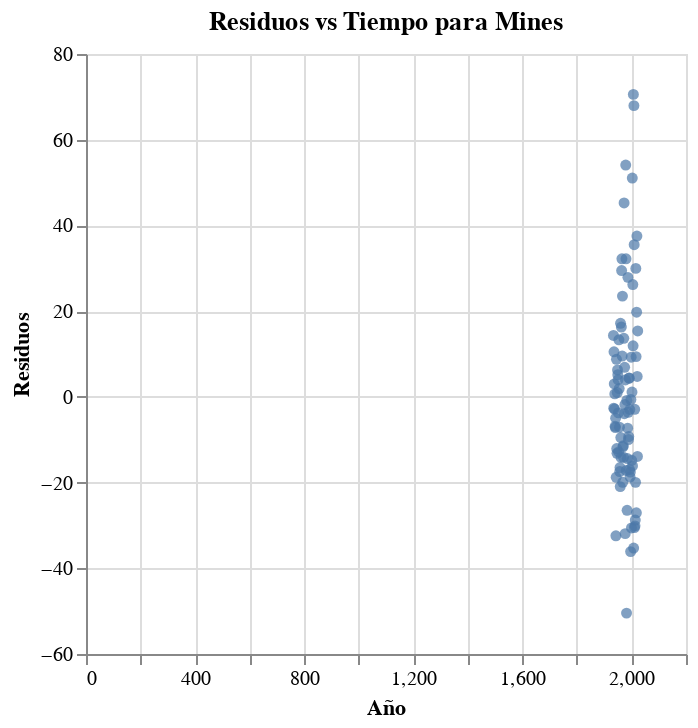

Notebook cell for this chart:
### Code cell
chart

### Figure 1 — Vega-Lite specification as saved in the notebook (floating-point values rounded to 4 significant figures)
{"config": {"view": {"continuousWidth": 300, "continuousHeight": 300}}, "data": {"name": "data-9c5246ea3d1148686ae25d76d11eb2f4"}, "mark": {"type": "circle"}, "encoding": {"tooltip": [{"field": "year", "type": "quantitative"}, {"field": "residuals", "type": "quantitative"}], "x": {"field": "year", "title": "Año", "type": "quantitative"}, "y": {"field": "residuals", "title": "Residuos", "type": "quantitative"}}, "params": [{"name": "param_36", "select": {"type": "interval", "encodings": ["x", "y"]}, "bind": "scales"}], "title": "Residuos vs Tiempo para Mines", "$schema": "https://vega.github.io/schema/vega-lite/v5.20.1.json", "datasets": {"data-9c5246ea3d1148686ae25d76d11eb2f4": [{"year": 1934, "const": 1.0, "industry": "_mines", "Num_firms": 13, "weighted_returns": 0.49, "market_returns": -26.29, "risk_free_rate": 0.23, "excess_returns": 0.26, "excess_market_returns": -26.52, "expected_returns": -14.07, "residuals": 14.33}, {"year": 1935, "const": 1.0, "industry": "_mines", "Num_firms": 15, "weighted_returns": 36.95, "market_returns": 52.56, "risk_free_rate": 0.15, "excess_returns": 36.8, "excess_market_returns": 52.41, "expected_returns": 39.44, "residuals": -2.639}, {"year": 1936, "const": 1.0, "industry": "_mines", "Num_firms": 17, "weighted_returns": 39.96, "market_returns": 39.05, "risk_free_rate": 0.12, "excess_returns": 39.84, "excess_market_returns": 38.93, "expected_returns": 29.33, "residuals": 10.51}, {"year": 1937, "const": 1.0, "industry": "_mines", "Num_firms": 17, "weighted_returns": -18.99, "market_returns": -35.69, "risk_free_rate": 0.11, "excess_returns": -19.1, "excess_market_returns": -35.8, "expected_returns": -22.11, "residuals": 3.014}, {"year": 1938, "const": 1.0, "industry": "_mines", "Num_firms": 19, "weighted_returns": 18.7, "market_returns": 28.8, "risk_free_rate": 0.03, "excess_returns": 18.67, "excess_market_returns": 28.77, "expected_returns": 21.51, "residuals": -2.844}, {"year": 1939, "const": 1.0, "industry": "_mines", "Num_firms": 18, "weighted_returns": -4.21, "market_returns": -10.22, "risk_free_rate": 0.04, "excess_returns": -4.25, "excess_market_returns": -10.26, "expected_returns": -4.943, "residuals": 0.6933}, {"year": 1940, "const": 1.0, "industry": "_mines", "Num_firms": 19, "weighted_returns": -4.77, "market_returns": 0.57, "risk_free_rate": 0.02, "excess_returns": -4.79, "excess_market_returns": 0.55, "expected_returns": 2.086, "residuals": -6.876}, {"year": 1941, "const": 1.0, "industry": "_mines", "Num_firms": 19, "weighted_returns": -4.56, "market_returns": 1.15, "risk_free_rate": 0.33, "excess_returns": -4.89, "excess_market_returns": 0.82, "expected_returns": 2.272, "residuals": -7.162}, {"year": 1942, "const": 1.0, "industry": "_mines", "Num_firms": 19, "weighted_returns": 15.48, "market_returns": 27.08, "risk_free_rate": 0.38, "excess_returns": 15.1, "excess_market_returns": 26.7, "expected_returns": 20.09, "residuals": -4.989}, {"year": 1943, "const": 1.0, "industry": "_mines", "Num_firms": 19, "weighted_returns": 13.42, "market_returns": 63.94, "risk_free_rate": 0.38, "excess_returns": 13.04, "excess_market_returns": 63.56, "expected_returns": 45.46, "residuals": -32.42}, {"year": 1944, "const": 1.0, "industry": "_mines", "Num_firms": 19, "weighted_returns": 17.45, "market_returns": 49.97, "risk_free_rate": 0.38, "excess_returns": 17.07, "excess_market_returns": 49.59, "expected_returns": 35.85, "residuals": -18.78}, {"year": 1945, "const": 1.0, "industry": "_mines", "Num_firms": 19, "weighted_returns": 44.58, "market_returns": 49.38, "risk_free_rate": 0.38, "excess_returns": 44.2, "excess_market_returns": 49.0, "expected_returns": 35.44, "residuals": 8.759}, {"year": 1946, "const": 1.0, "industry": "_mines", "Num_firms": 19, "weighted_returns": -13.84, "market_returns": -5.24, "risk_free_rate": 0.38, "excess_returns": -14.22, "excess_market_returns": -5.62, "expected_returns": -2.161, "residuals": -12.06}, {"year": 1947, "const": 1.0, "industry": "_mines", "Num_firms": 19, "weighted_returns": -3.87, "market_returns": 10.62, "risk_free_rate": 0.95, "excess_returns": -4.82, "excess_market_returns": 9.67, "expected_returns": 8.365, "residuals": -13.18}, {"year": 1948, "const": 1.0, "industry": "_mines", "Num_firms": 19, "weighted_returns": 6.8, "market_returns": 5.41, "risk_free_rate": 1.16, "excess_returns": 5.64, "excess_market_returns": 4.25, "expected_returns": 4.633, "residuals": 1.007}, {"year": 1949, "const": 1.0, "industry": "_mines", "Num_firms": 19, "weighted_returns": 18.41, "market_returns": 14.65, "risk_free_rate": 1.1, "excess_returns": 17.31, "excess_market_returns": 13.55, "expected_returns": 11.04, "residuals": 6.274}, {"year": 1950, "const": 1.0, "industry": "_mines", "Num_firms": 19, "weighted_returns": 42.29, "market_returns": 50.82, "risk_free_rate": 1.34, "excess_returns": 40.95, "excess_market_returns": 49.48, "expected_returns": 35.77, "residuals": 5.178}, {"year": 1951, "const": 1.0, "industry": "_mines", "Num_firms": 19, "weighted_returns": 18.1, "market_returns": 17.23, "risk_free_rate": 1.73, "excess_returns": 16.37, "excess_market_returns": 15.5, "expected_returns": 12.38, "residuals": 3.992}, {"year": 1952, "const": 1.0, "industry": "_mines", "Num_firms": 18, "weighted_returns": 4.43, "market_returns": 7.84, "risk_free_rate": 2.09, "excess_returns": 2.34, "excess_market_returns": 5.75, "expected_returns": 6.079, "residuals": -3.739}, {"year": 1953, "const": 1.0, "industry": "_mines", "Num_firms": 18, "weighted_returns": -15.15, "market_returns": -7.13, "risk_free_rate": 1.6, "excess_returns": -16.75, "excess_market_returns": -8.73, "expected_returns": -3.89, "residuals": -12.86}, {"year": 1954, "const": 1.0, "industry": "_mines", "Num_firms": 18, "weighted_returns": 60.94, "market_returns": 65.59, "risk_free_rate": 1.15, "excess_returns": 59.79, "excess_market_returns": 64.44, "expected_returns": 46.48, "residuals": 13.31}, {"year": 1955, "const": 1.0, "industry": "_mines", "Num_firms": 19, "weighted_returns": 20.29, "market_returns": 23.02, "risk_free_rate": 2.54, "excess_returns": 17.75, "excess_market_returns": 20.48, "expected_returns": 15.81, "residuals": 1.943}, {"year": 1956, "const": 1.0, "industry": "_mines", "Num_firms": 19, "weighted_returns": -1.57, "market_returns": 4.08, "risk_free_rate": 3.21, "excess_returns": -4.78, "excess_market_returns": 0.87, "expected_returns": 2.306, "residuals": -7.086}, {"year": 1957, "const": 1.0, "industry": "_mines", "Num_firms": 17, "weighted_returns": -25.12, "market_returns": -16.24, "risk_free_rate": 3.04, "excess_returns": -28.16, "excess_market_returns": -19.28, "expected_returns": -10.74, "residuals": -17.42}, {"year": 1958, "const": 1.0, "industry": "_mines", "Num_firms": 16, "weighted_returns": 39.64, "market_returns": 76.0, "risk_free_rate": 2.77, "excess_returns": 36.87, "excess_market_returns": 73.23, "expected_returns": 53.36, "residuals": -16.49}, {"year": 1959, "const": 1.0, "industry": "_mines", "Num_firms": 16, "weighted_returns": -6.76, "market_returns": 14.29, "risk_free_rate": 4.49, "excess_returns": -11.25, "excess_market_returns": 9.8, "expected_returns": 9.692, "residuals": -20.94}, {"year": 1960, "const": 1.0, "industry": "_mines", "Num_firms": 14, "weighted_returns": 18.01, "market_returns": -5.25, "risk_free_rate": 2.25, "excess_returns": 15.76, "excess_market_returns": -7.5, "expected_returns": -1.393, "residuals": 17.15}, {"year": 1961, "const": 1.0, "industry": "_mines", "Num_firms": 16, "weighted_returns": 10.66, "market_returns": 23.82, "risk_free_rate": 2.6, "excess_returns": 8.06, "excess_market_returns": 21.22, "expected_returns": 17.55, "residuals": -9.494}, {"year": 1962, "const": 1.0, "industry": "_mines", "Num_firms": 17, "weighted_returns": -14.41, "market_returns": -5.39, "risk_free_rate": 2.87, "excess_returns": -17.28, "excess_market_returns": -8.26, "expected_returns": -3.154, "residuals": -14.13}, {"year": 1963, "const": 1.0, "industry": "_mines", "Num_firms": 30, "weighted_returns": 34.7, "market_returns": 29.26, "risk_free_rate": 3.52, "excess_returns": 31.18, "excess_market_returns": 25.74, "expected_returns": 14.89, "residuals": 16.29}, {"year": 1964, "const": 1.0, "industry": "_mines", "Num_firms": 28, "weighted_returns": 41.64, "market_returns": 18.86, "risk_free_rate": 3.84, "excess_returns": 37.8, "excess_market_returns": 15.02, "expected_returns": 8.335, "residuals": 29.46}, {"year": 1965, "const": 1.0, "industry": "_mines", "Num_firms": 29, "weighted_returns": 47.05, "market_returns": 23.08, "risk_free_rate": 4.38, "excess_returns": 42.67, "excess_market_returns": 18.7, "expected_returns": 10.46, "residuals": 32.21}, {"year": 1966, "const": 1.0, "industry": "_mines", "Num_firms": 30, "weighted_returns": 1.79, "market_returns": -9.36, "risk_free_rate": 4.96, "excess_returns": -3.17, "excess_market_returns": -14.32, "expected_returns": -12.69, "residuals": 9.519}, {"year": 1967, "const": 1.0, "industry": "_mines", "Num_firms": 29, "weighted_returns": 53.28, "market_returns": 44.51, "risk_free_rate": 4.97, "excess_returns": 48.31, "excess_market_returns": 39.54, "expected_returns": 24.8, "residuals": 23.51}, {"year": 1968, "const": 1.0, "industry": "_mines", "Num_firms": 27, "weighted_returns": 6.85, "market_returns": 38.52, "risk_free_rate": 5.96, "excess_returns": 0.89, "excess_market_returns": 32.56, "expected_returns": 20.82, "residuals": -19.93}, {"year": 1969, "const": 1.0, "industry": "_mines", "Num_firms": 27, "weighted_returns": -22.96, "market_returns": -17.64, "risk_free_rate": 7.82, "excess_returns": -30.78, "excess_market_returns": -25.46, "expected_returns": -19.12, "residuals": -11.66}, {"year": 1970, "const": 1.0, "industry": "_mines", "Num_firms": 29, "weighted_returns": -4.53, "market_returns": 11.25, "risk_free_rate": 4.87, "excess_returns": -9.4, "excess_market_returns": 6.38, "expected_returns": 1.975, "residuals": -11.37}, {"year": 1971, "const": 1.0, "industry": "_mines", "Num_firms": 27, "weighted_returns": -1.51, "market_returns": 18.78, "risk_free_rate": 4.01, "excess_returns": -5.52, "excess_market_returns": 14.77, "expected_returns": 8.576, "residuals": -14.1}, {"year": 1972, "const": 1.0, "industry": "_mines", "Num_firms": 25, "weighted_returns": 22.44, "market_returns": 11.58, "risk_free_rate": 5.07, "excess_returns": 17.37, "excess_market_returns": 6.51, "expected_returns": 3.714, "residuals": 13.66}, {"year": 1973, "const": 1.0, "industry": "_mines", "Num_firms": 33, "weighted_returns": 33.63, "market_returns": -14.33, "risk_free_rate": 7.45, "excess_returns": 26.18, "excess_market_returns": -21.78, "expected_returns": -19.06, "residuals": 45.24}, {"year": 1974, "const": 1.0, "industry": "_mines", "Num_firms": 33, "weighted_returns": -23.41, "market_returns": -25.61, "risk_free_rate": 7.15, "excess_returns": -30.56, "excess_market_returns": -32.76, "expected_returns": -26.62, "residuals": -3.939}, {"year": 1975, "const": 1.0, "industry": "_mines", "Num_firms": 31, "weighted_returns": 38.43, "market_returns": 48.07, "risk_free_rate": 5.44, "excess_returns": 32.99, "excess_market_returns": 42.63, "expected_returns": 26.11, "residuals": 6.884}, {"year": 1976, "const": 1.0, "industry": "_mines", "Num_firms": 26, "weighted_returns": 34.93, "market_returns": 53.1, "risk_free_rate": 4.35, "excess_returns": 30.58, "excess_market_returns": 48.75, "expected_returns": 32.38, "residuals": -1.801}, {"year": 1977, "const": 1.0, "industry": "_mines", "Num_firms": 31, "weighted_returns": -24.71, "market_returns": 12.43, "risk_free_rate": 6.07, "excess_returns": -30.78, "excess_market_returns": 6.36, "expected_returns": 1.136, "residuals": -31.92}, {"year": 1978, "const": 1.0, "industry": "_mines", "Num_firms": 29, "weighted_returns": 12.78, "market_returns": 12.23, "risk_free_rate": 9.08, "excess_returns": 3.7, "excess_market_returns": 3.15, "expected_returns": -0.2491, "residuals": 3.949}, {"year": 1979, "const": 1.0, "industry": "_mines", "Num_firms": 31, "weighted_returns": 72.96, "market_returns": 26.67, "risk_free_rate": 12.04, "excess_returns": 60.92, "excess_market_returns": 14.63, "expected_returns": 6.829, "residuals": 54.09}, {"year": 1980, "const": 1.0, "industry": "_mines", "Num_firms": 36, "weighted_returns": 44.75, "market_returns": 18.92, "risk_free_rate": 15.49, "excess_returns": 29.26, "excess_market_returns": 3.43, "expected_returns": -2.944, "residuals": 32.2}, {"year": 1981, "const": 1.0, "industry": "_mines", "Num_firms": 37, "weighted_returns": -6.49, "market_returns": 18.9, "risk_free_rate": 10.85, "excess_returns": -17.34, "excess_market_returns": 8.05, "expected_returns": -0.1758, "residuals": -17.16}, {"year": 1982, "const": 1.0, "industry": "_mines", "Num_firms": 37, "weighted_returns": -34.05, "market_returns": 28.55, "risk_free_rate": 7.94, "excess_returns": -41.99, "excess_market_returns": 20.61, "expected_returns": 8.471, "residuals": -50.46}, {"year": 1983, "const": 1.0, "industry": "_mines", "Num_firms": 38, "weighted_returns": 15.79, "market_returns": 28.97, "risk_free_rate": 9.0, "excess_returns": 6.79, "excess_market_returns": 19.97, "expected_returns": 7.618, "residuals": -0.8278}, {"year": 1984, "const": 1.0, "industry": "_mines", "Num_firms": 39, "weighted_returns": -19.16, "market_returns": 16.46, "risk_free_rate": 8.06, "excess_returns": -27.22, "excess_market_returns": 8.4, "expected_returns": -0.7599, "residuals": -26.46}, {"year": 1985, "const": 1.0, "industry": "_mines", "Num_firms": 41, "weighted_returns": 4.81, "market_returns": 35.4, "risk_free_rate": 7.1, "excess_returns": -2.29, "excess_market_returns": 28.3, "expected_returns": 12.11, "residuals": -14.4}, {"year": 1986, "const": 1.0, "industry": "_mines", "Num_firms": 33, "weighted_returns": 8.79, "market_returns": 26.8, "risk_free_rate": 5.53, "excess_returns": 3.26, "excess_market_returns": 21.27, "expected_returns": 10.58, "residuals": -7.315}, {"year": 1987, "const": 1.0, "industry": "_mines", "Num_firms": 33, "weighted_returns": 23.67, "market_returns": -2.82, "risk_free_rate": 5.77, "excess_returns": 17.9, "excess_market_returns": -8.59, "expected_returns": -9.981, "residuals": 27.88}, {"year": 1988, "const": 1.0, "industry": "_mines", "Num_firms": 19, "weighted_returns": 19.22, "market_returns": 27.01, "risk_free_rate": 8.07, "excess_returns": 11.15, "excess_market_returns": 18.94, "expected_returns": 14.75, "residuals": -3.597}, {"year": 1989, "const": 1.0, "industry": "_mines", "Num_firms": 18, "weighted_returns": 14.31, "market_returns": 28.72, "risk_free_rate": 7.63, "excess_returns": 6.68, "excess_market_returns": 21.09, "expected_returns": 16.64, "residuals": -9.959}, {"year": 1990, "const": 1.0, "industry": "_mines", "Num_firms": 20, "weighted_returns": -12.16, "market_returns": -9.15, "risk_free_rate": 6.74, "excess_returns": -18.9, "excess_market_returns": -15.89, "expected_returns": -9.644, "residuals": -9.256}, {"year": 1991, "const": 1.0, "industry": "_mines", "Num_firms": 18, "weighted_returns": 29.26, "market_returns": 31.21, "risk_free_rate": 4.07, "excess_returns": 25.19, "excess_market_returns": 27.14, "expected_returns": 20.8, "residuals": 4.386}, {"year": 1992, "const": 1.0, "industry": "_mines", "Num_firms": 15, "weighted_returns": 26.81, "market_returns": 26.3, "risk_free_rate": 3.22, "excess_returns": 23.59, "excess_market_returns": 23.08, "expected_returns": 19.25, "residuals": 4.343}, {"year": 1993, "const": 1.0, "industry": "_mines", "Num_firms": 12, "weighted_returns": 3.37, "market_returns": 21.49, "risk_free_rate": 3.06, "excess_returns": 0.31, "excess_market_returns": 18.43, "expected_returns": 17.28, "residuals": -16.97}, {"year": 1994, "const": 1.0, "industry": "_mines", "Num_firms": 19, "weighted_returns": -2.32, "market_returns": -4.1, "risk_free_rate": 5.6, "excess_returns": -7.92, "excess_market_returns": -9.7, "expected_returns": -4.97, "residuals": -2.95}, {"year": 1995, "const": 1.0, "industry": "_mines", "Num_firms": 18, "weighted_returns": 16.87, "market_returns": 46.26, "risk_free_rate": 5.14, "excess_returns": 11.73, "excess_market_returns": 41.12, "expected_returns": 30.43, "residuals": -18.7}, {"year": 1996, "const": 1.0, "industry": "_mines", "Num_firms": 15, "weighted_returns": 2.86, "market_returns": 22.56, "risk_free_rate": 4.91, "excess_returns": -2.05, "excess_market_returns": 17.65, "expected_returns": 15.51, "residuals": -17.56}, {"year": 1997, "const": 1.0, "industry": "_mines", "Num_firms": 14, "weighted_returns": -6.26, "market_returns": 35.55, "risk_free_rate": 5.16, "excess_returns": -11.42, "excess_market_returns": 30.39, "expected_returns": 24.69, "residuals": -36.11}, {"year": 1998, "const": 1.0, "industry": "_mines", "Num_firms": 14, "weighted_returns": 9.0, "market_returns": 6.51, "risk_free_rate": 4.39, "excess_returns": 4.61, "excess_market_returns": 2.12, "expected_returns": 5.23, "residuals": -0.6196}, {"year": 1999, "const": 1.0, "industry": "_mines", "Num_firms": 13, "weighted_returns": 16.68, "market_returns": 2.37, "risk_free_rate": 5.2, "excess_returns": 11.48, "excess_market_returns": -2.83, "expected_returns": 2.234, "residuals": 9.246}, {"year": 2000, "const": 1.0, "industry": "_mines", "Num_firms": 15, "weighted_returns": -7.49, "market_returns": 26.05, "risk_free_rate": 5.77, "excess_returns": -13.26, "excess_market_returns": 20.28, "expected_returns": 17.32, "residuals": -30.58}, {"year": 2001, "const": 1.0, "industry": "_mines", "Num_firms": 12, "weighted_returns": 1.19, "market_returns": 15.79, "risk_free_rate": 1.69, "excess_returns": -0.5, "excess_market_returns": 14.1, "expected_returns": 14.3, "residuals": -14.8}, {"year": 2002, "const": 1.0, "industry": "_mines", "Num_firms": 11, "weighted_returns": -17.15, "market_returns": -34.34, "risk_free_rate": 1.19, "excess_returns": -18.34, "excess_market_returns": -35.53, "expected_returns": -19.45, "residuals": 1.113}, {"year": 2003, "const": 1.0, "industry": "_mines", "Num_firms": 9, "weighted_returns": 84.77, "market_returns": 40.1, "risk_free_rate": 0.9, "excess_returns": 83.87, "excess_market_returns": 39.2, "expected_returns": 32.82, "residuals": 51.05}, {"year": 2004, "const": 1.0, "industry": "_mines", "Num_firms": 10, "weighted_returns": 8.25, "market_returns": 26.54, "risk_free_rate": 2.19, "excess_returns": 6.06, "excess_market_returns": 24.35, "expected_returns": 22.18, "residuals": -16.12}, {"year": 2005, "const": 1.0, "industry": "_mines", "Num_firms": 10, "weighted_returns": 43.33, "market_returns": 15.25, "risk_free_rate": 3.89, "excess_returns": 39.44, "excess_market_returns": 11.36, "expected_returns": 13.24, "residuals": 26.2}, {"year": 2006, "const": 1.0, "industry": "_mines", "Num_firms": 10, "weighted_returns": 35.13, "market_returns": 23.66, "risk_free_rate": 4.85, "excess_returns": 30.28, "excess_market_returns": 18.81, "expected_returns": 18.37, "residuals": 11.91}, {"year": 2007, "const": 1.0, "industry": "_mines", "Num_firms": 15, "weighted_returns": 70.95, "market_returns": -5.69, "risk_free_rate": 3.0, "excess_returns": 67.95, "excess_market_returns": -8.69, "expected_returns": -2.625, "residuals": 70.57}, {"year": 2008, "const": 1.0, "industry": "_mines", "Num_firms": 21, "weighted_returns": -55.15, "market_returns": -30.16, "risk_free_rate": 0.03, "excess_returns": -55.18, "excess_market_returns": -30.19, "expected_returns": -19.9, "residuals": -35.28}, {"year": 2009, "const": 1.0, "industry": "_mines", "Num_firms": 21, "weighted_returns": 92.67, "market_returns": 34.6, "risk_free_rate": 0.05, "excess_returns": 92.62, "excess_market_returns": 34.55, "expected_returns": 24.67, "residuals": 67.95}, {"year": 2010, "const": 1.0, "industry": "_mines", "Num_firms": 21, "weighted_returns": 48.63, "market_returns": 17.72, "risk_free_rate": 0.14, "excess_returns": 48.49, "excess_market_returns": 17.58, "expected_returns": 12.99, "residuals": 35.5}, {"year": 2011, "const": 1.0, "industry": "_mines", "Num_firms": 20, "weighted_returns": -32.78, "market_returns": -5.22, "risk_free_rate": 0.01, "excess_returns": -32.79, "excess_market_returns": -5.23, "expected_returns": -2.306, "residuals": -30.48}, {"year": 2012, "const": 1.0, "industry": "_mines", "Num_firms": 21, "weighted_returns": 10.34, "market_returns": 17.93, "risk_free_rate": 0.07, "excess_returns": 10.27, "excess_market_returns": 17.86, "expected_returns": 13.18, "residuals": -2.908}, {"year": 2013, "const": 1.0, "industry": "_mines", "Num_firms": 19, "weighted_returns": -0.74, "market_returns": 40.14, "risk_free_rate": 0.07, "excess_returns": -0.81, "excess_market_returns": 40.07, "expected_returns": 29.29, "residuals": -30.1}, {"year": 2014, "const": 1.0, "industry": "_mines", "Num_firms": 19, "weighted_returns": -17.33, "market_returns": 14.09, "risk_free_rate": 0.03, "excess_returns": -17.36, "excess_market_returns": 14.06, "expected_returns": 11.39, "residuals": -28.75}, {"year": 2015, "const": 1.0, "industry": "_mines", "Num_firms": 18, "weighted_returns": -23.53, "market_returns": -8.38, "risk_free_rate": 0.23, "excess_returns": -23.76, "excess_market_returns": -8.61, "expected_returns": -3.807, "residuals": -19.95}, {"year": 2016, "const": 1.0, "industry": "_mines", "Num_firms": 17, "weighted_returns": 49.25, "market_returns": 24.09, "risk_free_rate": 0.51, "excess_returns": 48.74, "excess_market_returns": 23.58, "expected_returns": 18.77, "residuals": 29.97}, {"year": 2017, "const": 1.0, "industry": "_mines", "Num_firms": 18, "weighted_returns": 22.6, "market_returns": 15.51, "risk_free_rate": 1.32, "excess_returns": 21.28, "excess_market_returns": 14.19, "expected_returns": 11.89, "residuals": 9.391}, {"year": 2018, "const": 1.0, "industry": "_mines", "Num_firms": 17, "weighted_returns": -35.13, "market_returns": -16.49, "risk_free_rate": 2.37, "excess_returns": -37.5, "excess_market_returns": -18.86, "expected_returns": -10.45, "residuals": -27.05}, {"year": 2019, "const": 1.0, "industry": "_mines", "Num_firms": 18, "weighted_returns": 43.27, "market_returns": 30.39, "risk_free_rate": 1.54, "excess_returns": 41.73, "excess_market_returns": 28.85, "expected_returns": 21.98, "residuals": 19.75}, {"year": 2020, "const": 1.0, "industry": "_mines", "Num_firms": 16, "weighted_returns": 42.05, "market_returns": 2.25, "risk_free_rate": 0.09, "excess_returns": 41.96, "excess_market_returns": 2.16, "expected_returns": 4.432, "residuals": 37.53}, {"year": 2021, "const": 1.0, "industry": "_mines", "Num_firms": 17, "weighted_returns": 34.63, "market_returns": 39.67, "risk_free_rate": 0.06, "excess_returns": 34.57, "excess_market_returns": 39.61, "expected_returns": 29.8, "residuals": 4.768}, {"year": 2022, "const": 1.0, "industry": "_mines", "Num_firms": 17, "weighted_returns": -10.22, "market_returns": -0.24, "risk_free_rate": 4.25, "excess_returns": -14.47, "excess_market_returns": -4.49, "expected_returns": -0.5585, "residuals": -13.91}, {"year": 2023, "const": 1.0, "industry": "_mines", "Num_firms": 21, "weighted_returns": 30.97, "market_returns": 19.0, "risk_free_rate": 5.24, "excess_returns": 25.73, "excess_market_returns": 13.76, "expected_returns": 10.36, "residuals": 15.37}]}}
